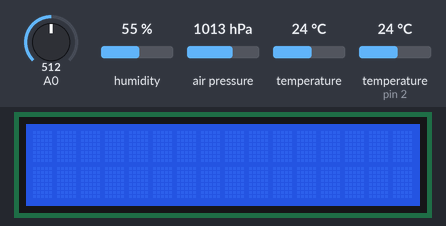
This sketch was run on a simulated Arduino Uno, built with avr-gcc and run on an emulated ATmega328P. Shown: 16×2 character LCD. Inputs (shaded band) come from the test bench; at power-on: A0 = 512, humidity 55 %, air pressure 1013 hPa, temperature 24 °C, temperature (sensor on pin 2) 24 °C. What the sketch prints to the serial monitor is not drawn.

Above: at 1.2 s.
1.3 s: A0 set to 474
At 2.3 s:
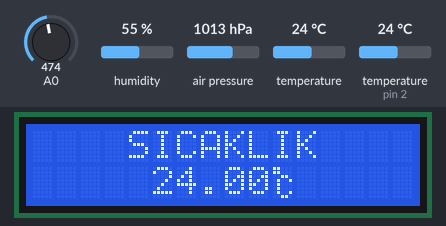
2.8 s: A0 set to 716
At 3.9 s:
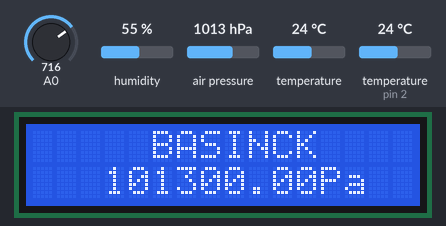
4.3 s: A0 set to 746
5.8 s: A0 set to 771
At 6.3 s:
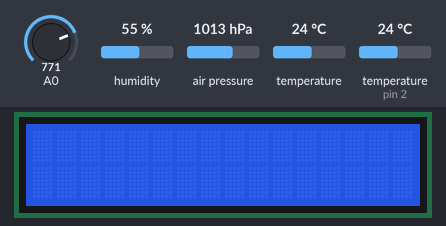
11.8 s: A0 set to 817
At 12.1 s:
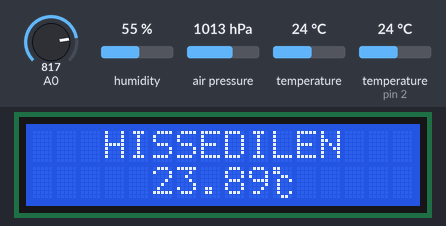
13.3 s: A0 set to 306
At 14.0 s:
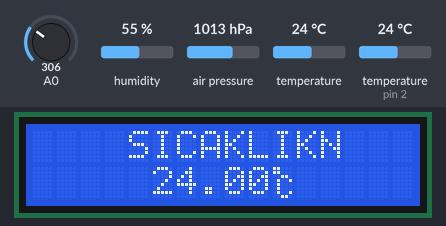
Timing chart, 0 to 15.8 s (numbered marks = the images above; inputs shaded):
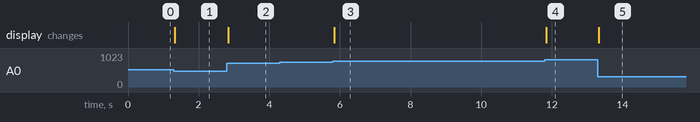

The sketch:

hava_durumu.ino
```cpp
#include <LiquidCrystal.h>
#include "DHT.h"
#include "Wire.h"
#include "Adafruit_BMP085.h"

#define DHTPIN 2
#define DHTTYPE DHT11

LiquidCrystal lcd(8, 7, 6, 5, 4, 3);
DHT dht(DHTPIN, DHTTYPE);
Adafruit_BMP085 basincsensoru;


byte santigratderece[8] = {
  0b11000,
  0b11000,
  0b00110,
  0b01001,
  0b01000,
  0b01000,
  0b01001,
  0b00110
};

void setup() {

  lcd.begin(16, 2);
  basincsensoru.begin();
  dht.begin();
  Serial.begin(9600);

  lcd.createChar(0,santigratderece);


}

void loop() {


  float h = dht.readHumidity();
  float t1 = dht.readTemperature();
  float t2 = basincsensoru.readTemperature();
  float basinc = basincsensoru.readPressure();
  float t_ort = (t1+t2)/2;
  float hic = dht.computeHeatIndex(t_ort, h, false);

  if (isnan(h) || isnan(t_ort) ) {
    Serial.println(F("Sensorde Hata Okundu!"));
    return;
    }

    int menu_kontrol=analogRead(A0);


    if((menu_kontrol>=0)&&(menu_kontrol<=214)){
lcd.setCursor(0,0);
nem_yaz(h);


}


    else if((menu_kontrol>=270)&&(menu_kontrol<=484)){
lcd.setCursor(0,0);
sicaklik_yaz(t_ort);

}


    else if((menu_kontrol>=538)&& (menu_kontrol<=752)){
lcd.setCursor(0,0);
basinc_yaz(basinc);

}


    else if((menu_kontrol>=807)&& (menu_kontrol<=1023)){
lcd.setCursor(0,0);
hissedilen(hic);

}

else{
bos();
}


Serial.print(h);
Serial.print(" ");
Serial.print(t_ort);
Serial.print(" ");
Serial.print(basinc/1000);
Serial.print(" ");
Serial.println(hic);


}

void nem_yaz(float a){

lcd.print("       NEM");
lcd.setCursor(5,1);
lcd.print(a);
lcd.print("% ");

  }
void sicaklik_yaz(float t_ort){
lcd.print("    SICAKLIK");
lcd.setCursor(5,1);
lcd.print(t_ort);
lcd.write(byte(0));
  }
void basinc_yaz(float basinc){
lcd.print("     BASINC");
lcd.setCursor(3,1);
lcd.print(basinc);
lcd.print("Pa ");
  }
void hissedilen(float hic){
lcd.print("   HISSEDILEN");
lcd.setCursor(5,1);
lcd.print(hic);
lcd.write(byte(0));
  }
  void bos(){
lcd.setCursor(0,0);
lcd.clear();

  }
```

Measured:
- the behaviour switches between 752 and 753 on A0 (found by bisection; images 2 and 3)
- after the input at 1.3 s, the display: changes at once (image 1)
- after the input at 2.8 s, the display: changes at once (image 2)
- after the input at 4.3 s, every drawn part: stays the same
- after the input at 5.8 s, the display: changes at once (image 3)
- after the input at 11.8 s, the display: changes at once (image 4)
- after the input at 13.3 s, the display: changes at once (image 5)
